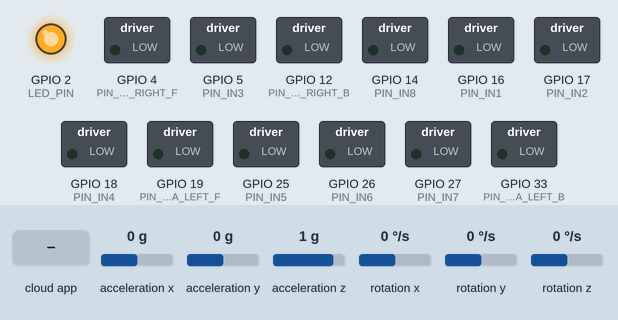
A program run on a simulated ESP32. Parts: switched loads named in the program (green lamp = pin HIGH), output pins drawn as LEDs (lit = HIGH). Inputs (shaded band) come from the test bench; at power-on: acceleration x 0 g, acceleration y 0 g, acceleration z 1 g, rotation x 0 °/s, rotation y 0 °/s, rotation z 0 °/s. The ROS host is connected and sends only what is stated.

Above: at 1.7 s.
1.8 s: the phone or cloud app sets drivebase_subscriber to 1
At 2.4 s:
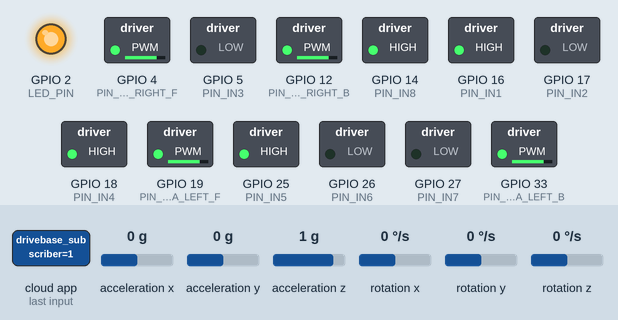
3.3 s: the phone or cloud app sets drivebase_subscriber to 0
At 4.0 s:
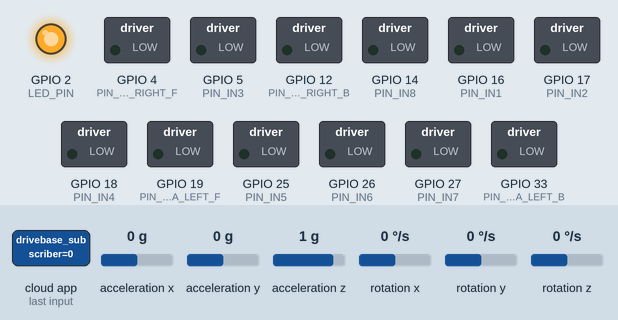
Timing chart, 0 to 6.3 s (numbered marks = the images above; inputs shaded):
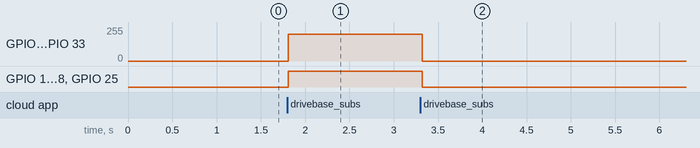

Measured:
- after the input at 1.8 s, GPIO 4 (PIN_ENA_RIGHT_F), GPIO 12 (PIN_ENA_RIGHT_B), GPIO 19 (PIN_ENA_LEFT_F), GPIO 33 (PIN_ENA_LEFT_B): 0/255 → 200/255 at once; GPIO 14 (PIN_IN8), GPIO 16 (PIN_IN1), GPIO 18 (PIN_IN4), GPIO 25 (PIN_IN5): LOW → HIGH at once
- after the input at 3.3 s, GPIO 4 (PIN_ENA_RIGHT_F), GPIO 12 (PIN_ENA_RIGHT_B), GPIO 19 (PIN_ENA_LEFT_F), GPIO 33 (PIN_ENA_LEFT_B): 200/255 → 0/255 at once; GPIO 14 (PIN_IN8), GPIO 16 (PIN_IN1), GPIO 18 (PIN_IN4), GPIO 25 (PIN_IN5): HIGH → LOW at once

The program:

main.cpp
```cpp
#include "I2Cdev.h"
#include "MPU6050_6Axis_MotionApps20.h"

#include <Arduino.h>
#include <micro_ros_platformio.h>
#include <rcl/rcl.h>
#include <rclc/rclc.h>
#include <rclc/executor.h>
#include <std_msgs/msg/int32.h>

#include <sensor_msgs/msg/imu.h>
//#include "MPU6050.h" // not necessary if using MotionApps include file

// Arduino Wire library is required if I2Cdev I2CDEV_ARDUINO_WIRE implementation
// is used in I2Cdev.h
#if I2CDEV_IMPLEMENTATION == I2CDEV_ARDUINO_WIRE
    #include "Wire.h"
#endif

// #if !defined(MICRO_ROS_TRANSPORT_ARDUINO_SERIAL)
// #error This example is only avaliable for Arduino framework with serial transport.
// #endif

rcl_subscription_t subscriber;
std_msgs__msg__Int32 msg;

rclc_executor_t executor;
rclc_support_t support;
rcl_allocator_t allocator;
rcl_node_t node;

// Indicate program running properly
#define LED_PIN 2

// Motor control pin definitions
#define PIN_IN1 16
#define PIN_IN2 17
#define PIN_IN3 5
#define PIN_IN4 18
#define PIN_ENA_LEFT_F 19
#define PIN_ENA_RIGHT_F 4

#define PIN_IN5 25
#define PIN_IN6 26
#define PIN_IN7 27
#define PIN_IN8 14
#define PIN_ENA_LEFT_B 33
#define PIN_ENA_RIGHT_B 12

// Define Motor Directions
#define FWD 1
#define BCK 2
#define LEFT 3
#define RIGHT 4
#define STOP 5

#define RCCHECK(fn) { rcl_ret_t temp_rc = fn; if((temp_rc != RCL_RET_OK)){error_loop();}}
#define RCSOFTCHECK(fn) { rcl_ret_t temp_rc = fn; if((temp_rc != RCL_RET_OK)){}}

// Error handle loop
void error_loop() {
  while(1) {
    delay(100);
  }
}

// IMU
MPU6050 mpu;

// Physical constants
#define EARTH_GRAVITY_MS2 9.80665  // m/s2
#define DEG_TO_RAD        0.017453292519943295769236907684886
#define RAD_TO_DEG        57.295779513082320876798154814105

// MPU control/status vars
bool dmpReady = false;  // set true if DMP init was successful
uint8_t mpuIntStatus;   // holds actual interrupt status byte from MPU
uint8_t devStatus;      // return status after each device operation (0 = success, !0 = error)
uint16_t packetSize;    // expected DMP packet size (default is 42 bytes)
uint16_t fifoCount;     // count of all bytes currently in FIFO
uint8_t fifoBuffer[64]; // FIFO storage buffer

// Orientation/motion vars
Quaternion q;           // [w, x, y, z]         quaternion container
VectorInt16 aa;         // [x, y, z]            accel sensor measurements
VectorInt16 gg;         // [x, y, z]            gyro sensor measurements
VectorInt16 aaWorld;    // [x, y, z]            world-frame accel sensor measurements
VectorInt16 ggWorld;    // [x, y, z]            world-frame accel sensor measurements
VectorFloat gravity;    // [x, y, z]            gravity vector
float euler[3];         // [psi, theta, phi]    Euler angle container
float ypr[3];           // [yaw, pitch, roll]   yaw/pitch/roll container and gravity vector

// ROS publisher and message
rcl_publisher_t imu_publisher;
sensor_msgs__msg__Imu imu_msg;

/**
 * Translate integer values to chassis movement command
 *
 * @param command: integer command of desired action
 * @param speed: PWM speed value (0-255)
 * @return void
 */
void controlMotors(int command, int speed = 255) {
  if (command == FWD) { // forward
    digitalWrite(PIN_IN1, HIGH);
    digitalWrite(PIN_IN2, LOW);
    digitalWrite(PIN_IN3, LOW);
    digitalWrite(PIN_IN4, HIGH);
    analogWrite(PIN_ENA_LEFT_F, speed);
    analogWrite(PIN_ENA_RIGHT_F, speed);

    digitalWrite(PIN_IN5, HIGH);
    digitalWrite(PIN_IN6, LOW);
    digitalWrite(PIN_IN7, LOW);
    digitalWrite(PIN_IN8, HIGH);
    analogWrite(PIN_ENA_LEFT_B, speed);
    analogWrite(PIN_ENA_RIGHT_B, speed);
  } else if (command == BCK) { // backward
    digitalWrite(PIN_IN1, LOW);
    digitalWrite(PIN_IN2, HIGH);
    digitalWrite(PIN_IN3, HIGH);
    digitalWrite(PIN_IN4, LOW);
    analogWrite(PIN_ENA_LEFT_F, speed);
    analogWrite(PIN_ENA_RIGHT_F, speed);

    digitalWrite(PIN_IN5, LOW);
    digitalWrite(PIN_IN6, HIGH);
    digitalWrite(PIN_IN7, HIGH);
    digitalWrite(PIN_IN8, LOW);
    analogWrite(PIN_ENA_LEFT_B, speed);
    analogWrite(PIN_ENA_RIGHT_B, speed);
  } else if (command == LEFT) { // left
    digitalWrite(PIN_IN1, LOW);
    digitalWrite(PIN_IN2, HIGH);
    digitalWrite(PIN_IN3, LOW);
    digitalWrite(PIN_IN4, HIGH);
    analogWrite(PIN_ENA_LEFT_F, 0);
    analogWrite(PIN_ENA_RIGHT_F, 255);

    digitalWrite(PIN_IN5, LOW);
    digitalWrite(PIN_IN6, HIGH);
    digitalWrite(PIN_IN7, LOW);
    digitalWrite(PIN_IN8, HIGH);
    analogWrite(PIN_ENA_LEFT_B, 0);
    analogWrite(PIN_ENA_RIGHT_B, 255);
  } else if (command == RIGHT) { // right
    digitalWrite(PIN_IN1, HIGH);
    digitalWrite(PIN_IN2, LOW);
    digitalWrite(PIN_IN3, HIGH);
    digitalWrite(PIN_IN4, LOW);
    analogWrite(PIN_ENA_LEFT_F, 255);
    analogWrite(PIN_ENA_RIGHT_F, 0);

    digitalWrite(PIN_IN5, HIGH);
    digitalWrite(PIN_IN6, LOW);
    digitalWrite(PIN_IN7, HIGH);
    digitalWrite(PIN_IN8, LOW);
    analogWrite(PIN_ENA_LEFT_B, 255);
    analogWrite(PIN_ENA_RIGHT_B, 0);
  } else { // "stop" or any other command
    digitalWrite(PIN_IN1, LOW);
    digitalWrite(PIN_IN2, LOW);
    digitalWrite(PIN_IN3, LOW);
    digitalWrite(PIN_IN4, LOW);
    analogWrite(PIN_ENA_LEFT_F, 0);
    analogWrite(PIN_ENA_RIGHT_F, 0);

    digitalWrite(PIN_IN5, LOW);
    digitalWrite(PIN_IN6, LOW);
    digitalWrite(PIN_IN7, LOW);
    digitalWrite(PIN_IN8, LOW);
    analogWrite(PIN_ENA_LEFT_B, 0);
    analogWrite(PIN_ENA_RIGHT_B, 0);
  }
}

/**
 * Callback function for subscriber
 *
 * @param msgin: pointer to incoming message
 * @return void
*/
void subscription_callback(const void * msgin)
{
  const std_msgs__msg__Int32 * msg = (const std_msgs__msg__Int32 *)msgin;
  // digitalWrite(LED_PIN, (msg->data == 0) ? LOW : HIGH);
  // 1 - Forward
  // 2 - Backward
  // 3 - Left
  // 4 - Right
  // 5 - Stop
  controlMotors(msg->data, 200);
}


/** Setup function for micro-ROS
 *
 * @return void
 * */
void setup() {
  #if I2CDEV_IMPLEMENTATION == I2CDEV_ARDUINO_WIRE
    Wire.begin();
    Wire.setClock(400000); // 400kHz I2C clock. Comment this line if having compilation difficulties
  #elif I2CDEV_IMPLEMENTATION == I2CDEV_BUILTIN_FASTWIRE
    Fastwire::setup(400, true);
  #endif

  // Configure serial transport
  Serial.begin(115200);
  set_microros_serial_transports(Serial);

  // Port definitions for motors (and LED for debugging)
  pinMode(LED_PIN, OUTPUT);
  digitalWrite(LED_PIN, HIGH);

  pinMode(PIN_IN1, OUTPUT);
  pinMode(PIN_IN2, OUTPUT);
  pinMode(PIN_IN3, OUTPUT);
  pinMode(PIN_IN4, OUTPUT);
  pinMode(PIN_IN5, OUTPUT);
  pinMode(PIN_IN6, OUTPUT);
  pinMode(PIN_IN7, OUTPUT);
  pinMode(PIN_IN8, OUTPUT);
  controlMotors(0); // Stop motors initially

  // Initialize MPU6050
  mpu.initialize();
  devStatus = mpu.dmpInitialize();

  // supply your own gyro offsets here, scaled for min sensitivity
  mpu.setXGyroOffset(-156);
  mpu.setYGyroOffset(-11);
  mpu.setZGyroOffset(-14);
  mpu.setXAccelOffset(-3699);
  mpu.setYAccelOffset(-2519);
  mpu.setZAccelOffset(1391); // 1688 factory default for my test chip

  // make sure it worked (returns 0 if so)
  if (devStatus == 0) {

      mpu.CalibrateAccel(6);
      mpu.CalibrateGyro(6);
      mpu.PrintActiveOffsets();
      mpu.setDMPEnabled(true);

      mpuIntStatus = mpu.getIntStatus();

      dmpReady = true;
      packetSize = mpu.dmpGetFIFOPacketSize();
  }


  allocator = rcl_get_default_allocator();
  RCCHECK(rclc_support_init(&support, 0, NULL, &allocator));
  RCCHECK(rclc_node_init_default(&node, "micro_ros_platformio_drivebase", "", &support));

  // create subscriber
  RCCHECK(rclc_subscription_init_default(
    &subscriber,
    &node,
    ROSIDL_GET_MSG_TYPE_SUPPORT(std_msgs, msg, Int32),
    "drivebase_subscriber"));

  // Create IMU publisher
  RCCHECK(rclc_publisher_init_best_effort(
    &imu_publisher,
    &node,
    ROSIDL_GET_MSG_TYPE_SUPPORT(sensor_msgs, msg, Imu),
    "/imu"));

  // Executor initialization
  RCCHECK(rclc_executor_init(&executor, &support.context, 1, &allocator));
  RCCHECK(rclc_executor_add_subscription(&executor, &subscriber, &msg, &subscription_callback, ON_NEW_DATA));
}

void loop() {
  if (!dmpReady) return;

  if (mpu.dmpGetCurrentFIFOPacket(fifoBuffer)) {
    // Fill orientation data
    mpu.dmpGetQuaternion(&q, fifoBuffer);
    imu_msg.orientation.w = q.w;
    imu_msg.orientation.x = q.x;
    imu_msg.orientation.y = q.y;
    imu_msg.orientation.z = q.z;

    // Fill linear acceleration data
    mpu.dmpGetAccel(&aa, fifoBuffer);
    imu_msg.linear_acceleration.x = aa.x * mpu.get_acce_resolution() * EARTH_GRAVITY_MS2;
    imu_msg.linear_acceleration.y = aa.y * mpu.get_acce_resolution() * EARTH_GRAVITY_MS2;
    imu_msg.linear_acceleration.z = aa.z * mpu.get_acce_resolution() * EARTH_GRAVITY_MS2;

    // Fill angular velocity data
    mpu.dmpGetGyro(&gg, fifoBuffer);
    imu_msg.angular_velocity.x = gg.x * mpu.get_gyro_resolution() * DEG_TO_RAD;
    imu_msg.angular_velocity.y = gg.y * mpu.get_gyro_resolution() * DEG_TO_RAD;
    imu_msg.angular_velocity.z = gg.z * mpu.get_gyro_resolution() * DEG_TO_RAD;

    // Publish IMU data
    RCSOFTCHECK(rcl_publish(&imu_publisher, &imu_msg, NULL));

  }

  // Spin executor
  RCSOFTCHECK(rclc_executor_spin_some(&executor, RCL_MS_TO_NS(10)));
  delay(10);
}
```
